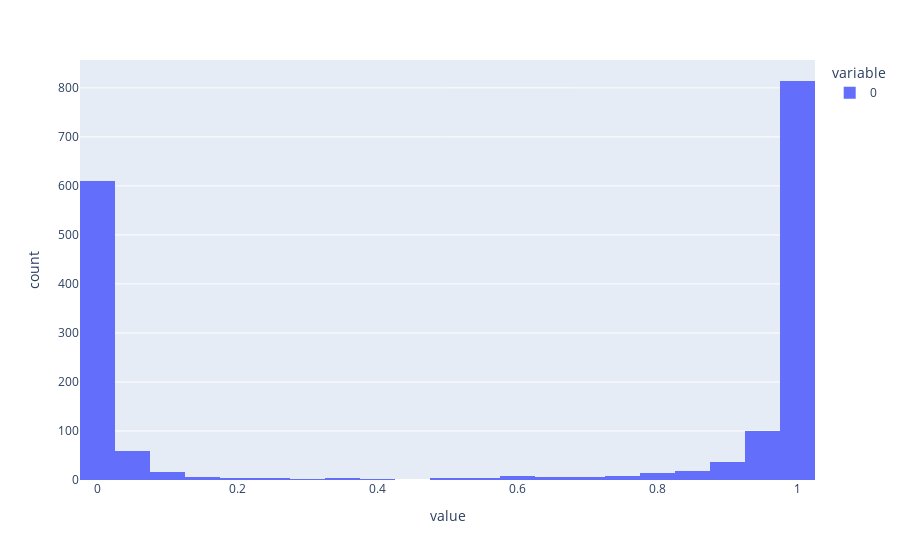

Notebook cell for this chart:
### Code cell
import plotly.express as px
p = fc_model.predict(x_test)
hist= px.histogram(p)
hist.show()

### Figure 1 — Plotly figure (JSON) as saved in the notebook; plotly's stock layout.template omitted (floating-point values rounded to 4 significant figures; data arrays with more than 128 entries replaced by an {"elided": "..."} marker saying what was removed)
{"data": [{"alignmentgroup": "True", "bingroup": "x", "hovertemplate": "variable=0<br>value=%{x}<br>count=%{y}<extra></extra>", "legendgroup": "0", "marker": {"color": "#636efa", "pattern": {"shape": ""}}, "name": "0", "offsetgroup": "0", "orientation": "v", "showlegend": true, "type": "histogram", "x": {"elided": "1737 float values"}, "xaxis": "x", "yaxis": "y"}], "layout": {"barmode": "relative", "legend": {"title": {"text": "variable"}, "tracegroupgap": 0}, "margin": {"t": 60}, "xaxis": {"anchor": "y", "domain": [0, 1], "title": {"text": "value"}}, "yaxis": {"anchor": "x", "domain": [0, 1], "title": {"text": "count"}}}}
